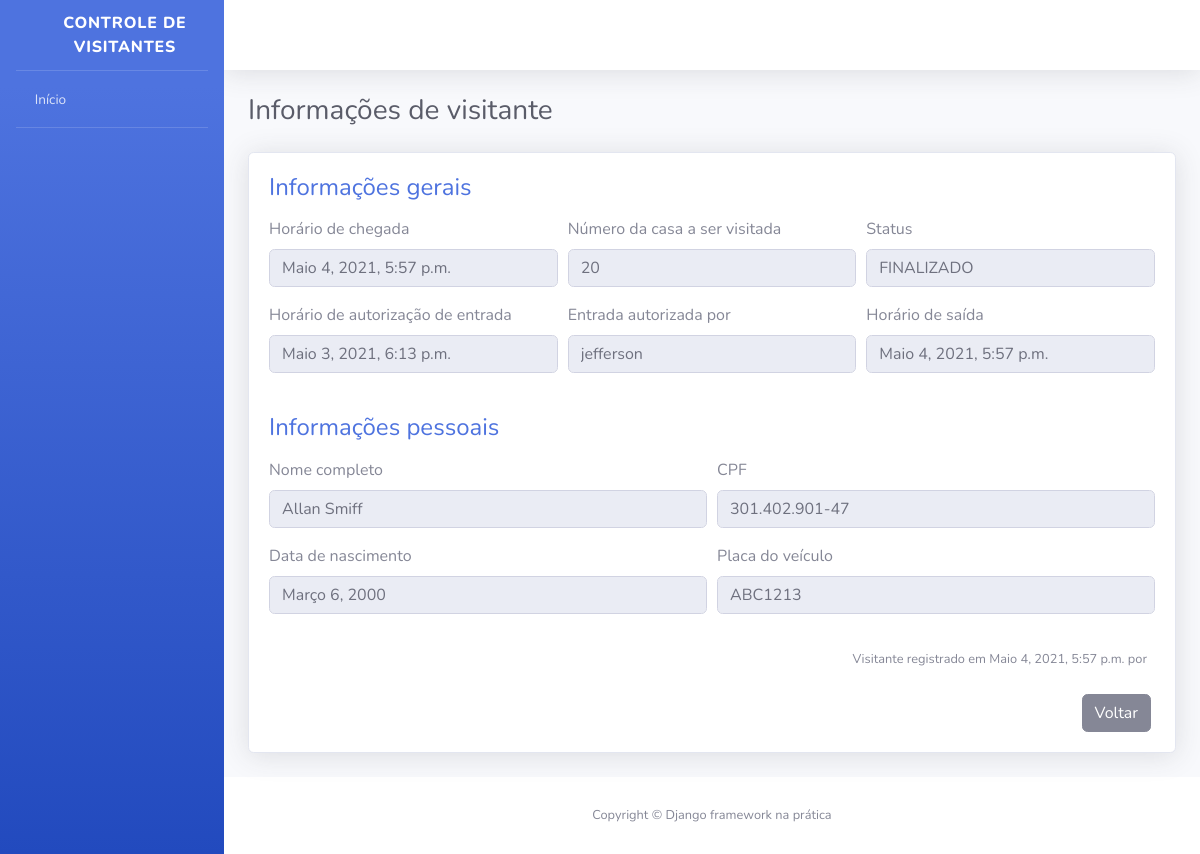
Screenshot of /visitantes/6/ (signed in) with the database file from the repository.
### visitantes/models.py (models this page shows, shortened)
class Visitante(models.Model):
    STATUS_VISITANTE =[
        ("AGUARDANDO", "Aguardando visitante"),
        ("EM_VISITA", "Em visita"),
        ("VISITA_FINALIZADA","Visita finalizada")
    ]
    status = models.CharField(
        verbose_name="Status",
        max_length=20,
        choices=STATUS_VISITANTE,
        default="AGUARDANDO"
    )
    nome_completo =models.CharField(
        verbose_name="Nome Completo",
        max_length=190,
    )
    cpf = models.CharField(
        verbose_name= "CPF",
        max_length=11,
    )
    data_nascimento = models.DateField(
        verbose_name= "Data de Nascimento",
        auto_now=False,
        auto_now_add=False,
    )
    numero_casa = models.PositiveIntegerField(
        verbose_name= "Número da Casa a ser visitada",
    )
    placa_veiculo = models.CharField(
        verbose_name= "Placa do Veiculo",
        max_length=7,
        blank=True,
        null=True,
    )
    horario_chegada = models.DateTimeField(
        verbose_name= " Hora da chegada na portaria",
        auto_now=True,
    )
    horario_saida = models.DateTimeField(
        verbose_name= "Horario de saida do codomínio",
        auto_now=False,
        blank=True,
        null=True,
    )
    horario_permitido = models.DateTimeField(
        verbose_name= "Horario de autorização de entrada",
        auto_now=False,
        blank=True,
        null=True,
    )
    morador_responsavel = models.CharField(
        verbose_name= "Morador respponsável",
        max_length=190,
        blank=True,
        null=True,
    )
    porteiro_responsavel = models.ForeignKey(
        "porteiros.Porteiro",
        verbose_name="Porteiro responsável pelo registro",
        on_delete=models.PROTECT
    )
    def get_horario_saida(self):
        if self.horario_saida:
            return self.horario_saida
        return "Horario de saida não registrado"
    def get_horario_permitido(self):
        if self.horario_permitido:
            return self.horario_permitido
        return "Visitante aguardando autorização"
    def get_morador_responsavel(self):
        if self.morador_responsavel:
            return self.morador_responsavel
        return "Visitante aguardando autorização"
    def get_placa_veiculo(self):
        if self.placa_veiculo:
            return self.placa_veiculo
        return "Veiculo não registrado"
    def get_cpf(self):
        if self.cpf:
            cpf = str(self.cpf)
            cpf_parte_um = cpf[0:3]
            cpf_parte_dois = cpf[3:6]
            cpf_parte_tres = cpf[6:9]
            cpf_parte_quatro = cpf[9:]
            cpf_formatado = f"{cpf_parte_um}.{cpf_parte_dois}.{cpf_parte_tres}-{cpf_parte_quatro}"
            return cpf_formatado
    class Meta:
        verbose_name = "Visitante"
        verbose_name_plural = "Visitantes"
        db_table = "visitante"

### visitantes/views.py (the view, shortened to what this page needs)
@login_required
def informacoes_visitante(request, id):
    visitante = get_object_or_404(
        Visitante,
        id=id
    )
    form = AutorizaVisitanteForm()
    context = {
        "nome_pagina": " Informações de visitante",
        "visitante": visitante,
        "form": form
    }
    return render(request, "informacoes_visitante.html", context)

### visitantes/forms.py
class AutorizaVisitanteForm(forms.ModelForm):
    morador_responsavel = forms.CharField(required=True)
    class Meta:
            model = Visitante
            fields = [
                   "morador_responsavel"
                ]
            error_messages ={
                    "morador_responsavel": {
                        "required":"Por favor, informe o nome do morador responsável por autorizar a entrada"
                    }
                }

### templates/informacoes_visitante.html (shortened to what this page needs)
{% extends "base.html" %}
{% load widget_tweaks %}
{% block conteudo %}
<div class="container">
    <div class="d-sm-flex align-items-center justify-content-between mb-4">
        <h1 class="h3 mb-0 text-gray-800">{{ nome_pagina }}</h1>
    </div>
    <div class="card shadow mb-4">
        <div class="card-body">
            <h4 class="mb-3 text-primary">
                Informações gerais
            </h4>
            <form>
                <div class="form-row">
                    <div class="form-group col-md-4">
                        <label>Horário de chegada</label>
                        <input type="text" class="form-control" value="{{ visitante.horario_chegada }}" disabled>
                    </div>
                    <div class="form-group col-md-4">
                        <label>Número da casa a ser visitada</label>
                        <input type="text" class="form-control" value="{{ visitante.numero_casa }}" disabled>
                    </div>
                    <div class="form-group col-md-4">
                        <label>Status</label>
                        <input type="text" class="form-control" value="{{ visitante.get_status_display }}" disabled>
                    </div>
                </div>
                <div class="form-row">
                    <div class="form-group col-md-4">
                        <label>Horário de autorização de entrada</label>
                        <input type="text" class="form-control" value="{{ visitante.get_horario_permitido }}" disabled>
                    </div>
                    <div class="form-group col-md-4">
                        <label>Entrada autorizada por</label>
                        <input type="text" class="form-control" value="{{ visitante.get_morador_responsavel }}" disabled>
                    </div>
                    <div class="form-group col-md-4">
                        <label>Horário de saída</label>
                        <input type="text" class="form-control" value="{{ visitante.get_horario_saida }}" disabled>
                    </div>
                </div>
            </form>
            <h4 class="mb-3 mt-4 text-primary">
                Informações pessoais
            </h4>
            <form>
                <div class="form-row">
                    <div class="form-group col-md-6">
                        <label>Nome completo</label>
                        <input type="text" class="form-control" value="{{ visitante.nome_completo }}" disabled>
                    </div>
                    <div class="form-group col-md-6">
                        <label>CPF</label>
                        <input type="text" class="form-control" value="{{ visitante.get_cpf }}" disabled>
                    </div>
                </div>
                <div class="form-row">
                    <div class="form-group col-md-6">
                        <label>Data de nascimento</label>
                        <input type="text" class="form-control" value="{{ visitante.data_nascimento }}" disabled>
                    </div>
                    <div class="form-group col-md-6">
                        <label>Placa do veículo</label>
                        <input type="text" class="form-control" value="{{ visitante.get_placa_veiculo }}" disabled>
                    </div>
                </div>
            </form>
            <p class="mr-2 mt-3 mb-4 text-right">
                <small>
                    Visitante registrado em {{ visitante.horario_chegada }} por {{ visitante.registrador__por }}
                </small>
            </p>
            <div class="mr-1 text-right">
                <a href="{% url 'index' %}" class="btn btn-secondary text-white" type="button">
                    <span class="text">Voltar</span>
                </a>
            </div>
        </div>
    </div>
</div>
{% endblock %}

### rows the page displays
Visitante: horario_chegada "Maio 4, 2021, 5:57 p.m.", numero_casa "20", status "FINALIZADO", get_horario_permitido "Maio 3, 2021, 6:13 p.m.", get_morador_responsavel "jefferson", get_horario_saida "Maio 4, 2021, 5:57 p.m.", nome_completo "Allan Smiff", get_cpf "301.402.901-47", data_nascimento "Março 6, 2000", get_placa_veiculo "ABC1213"

### other values shown
{{ nome_pagina }} "Informações de visitante"
